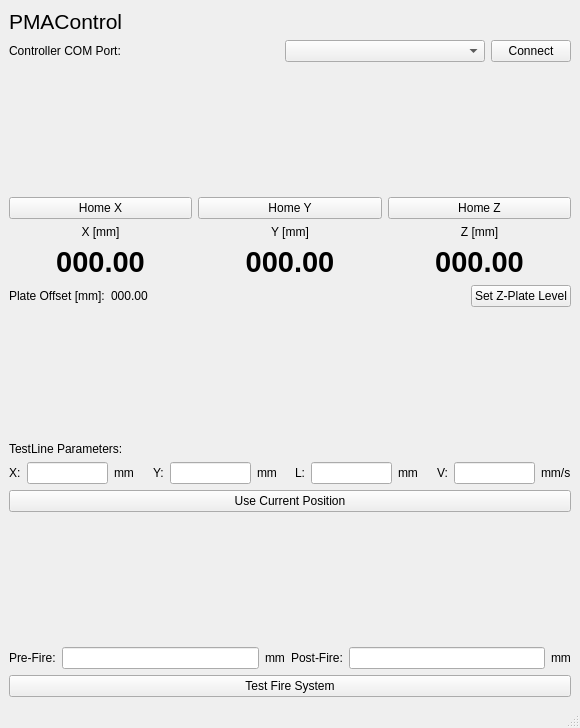
<?xml version="1.0" encoding="UTF-8"?>
<ui version="4.0">
 <class>MainWindow</class>
 <widget class="QMainWindow" name="MainWindow">
  <property name="geometry">
   <rect>
    <x>0</x>
    <y>0</y>
    <width>580</width>
    <height>728</height>
   </rect>
  </property>
  <property name="windowTitle">
   <string>PMAControl</string>
  </property>
  <widget class="QWidget" name="centralwidget">
   <layout class="QVBoxLayout" name="verticalLayout_2">
    <item>
     <layout class="QVBoxLayout" name="verticalLayout">
      <item>
       <widget class="QLabel" name="label">
        <property name="font">
         <font>
          <pointsize>16</pointsize>
         </font>
        </property>
        <property name="text">
         <string>PMAControl</string>
        </property>
        <property name="alignment">
         <set>Qt::AlignLeading|Qt::AlignLeft|Qt::AlignTop</set>
        </property>
        <property name="margin">
         <number>5</number>
        </property>
       </widget>
      </item>
      <item>
       <layout class="QHBoxLayout" name="horizontalLayout">
        <item>
         <widget class="QLabel" name="label_2">
          <property name="text">
           <string>Controller COM Port:</string>
          </property>
         </widget>
        </item>
        <item>
         <spacer name="horizontalSpacer">
          <property name="orientation">
           <enum>Qt::Horizontal</enum>
          </property>
          <property name="sizeHint" stdset="0">
           <size>
            <width>40</width>
            <height>20</height>
           </size>
          </property>
         </spacer>
        </item>
        <item>
         <widget class="QComboBox" name="serial_port_combo">
          <property name="minimumSize">
           <size>
            <width>200</width>
            <height>0</height>
           </size>
          </property>
         </widget>
        </item>
        <item>
         <widget class="QPushButton" name="connect_controller_button">
          <property name="text">
           <string>Connect</string>
          </property>
         </widget>
        </item>
       </layout>
      </item>
      <item>
       <spacer name="verticalSpacer_2">
        <property name="orientation">
         <enum>Qt::Vertical</enum>
        </property>
        <property name="sizeHint" stdset="0">
         <size>
          <width>20</width>
          <height>40</height>
         </size>
        </property>
       </spacer>
      </item>
      <item>
       <layout class="QHBoxLayout" name="horizontalLayout_3">
        <item>
         <widget class="QPushButton" name="home_x_button">
          <property name="text">
           <string>Home X</string>
          </property>
         </widget>
        </item>
        <item>
         <widget class="QPushButton" name="home_y_button">
          <property name="text">
           <string>Home Y</string>
          </property>
         </widget>
        </item>
        <item>
         <widget class="QPushButton" name="home_z_button">
          <property name="text">
           <string>Home Z</string>
          </property>
         </widget>
        </item>
       </layout>
      </item>
      <item>
       <layout class="QHBoxLayout" name="horizontalLayout_4">
        <item>
         <layout class="QVBoxLayout" name="verticalLayout_3">
          <item>
           <widget class="QLabel" name="label_3">
            <property name="text">
             <string>X [mm]</string>
            </property>
            <property name="alignment">
             <set>Qt::AlignCenter</set>
            </property>
           </widget>
          </item>
          <item>
           <widget class="QLabel" name="x_position_label">
            <property name="font">
             <font>
              <pointsize>22</pointsize>
              <weight>75</weight>
              <bold>true</bold>
             </font>
            </property>
            <property name="text">
             <string>000.00</string>
            </property>
            <property name="alignment">
             <set>Qt::AlignCenter</set>
            </property>
           </widget>
          </item>
         </layout>
        </item>
        <item>
         <layout class="QVBoxLayout" name="verticalLayout_4">
          <item>
           <widget class="QLabel" name="label_5">
            <property name="text">
             <string>Y [mm]</string>
            </property>
            <property name="alignment">
             <set>Qt::AlignCenter</set>
            </property>
           </widget>
          </item>
          <item>
           <widget class="QLabel" name="y_position_label">
            <property name="font">
             <font>
              <pointsize>22</pointsize>
              <weight>75</weight>
              <bold>true</bold>
             </font>
            </property>
            <property name="text">
             <string>000.00</string>
            </property>
            <property name="alignment">
             <set>Qt::AlignCenter</set>
            </property>
           </widget>
          </item>
         </layout>
        </item>
        <item>
         <layout class="QVBoxLayout" name="verticalLayout_5">
          <item>
           <widget class="QLabel" name="label_7">
            <property name="text">
             <string>Z [mm]</string>
            </property>
            <property name="alignment">
             <set>Qt::AlignCenter</set>
            </property>
           </widget>
          </item>
          <item>
           <widget class="QLabel" name="z_position_label">
            <property name="font">
             <font>
              <pointsize>22</pointsize>
              <weight>75</weight>
              <bold>true</bold>
             </font>
            </property>
            <property name="text">
             <string>000.00</string>
            </property>
            <property name="alignment">
             <set>Qt::AlignCenter</set>
            </property>
           </widget>
          </item>
         </layout>
        </item>
       </layout>
      </item>
      <item>
       <layout class="QHBoxLayout" name="horizontalLayout_5">
        <item>
         <widget class="QLabel" name="label_4">
          <property name="text">
           <string>Plate Offset [mm]:</string>
          </property>
         </widget>
        </item>
        <item>
         <widget class="QLabel" name="z_offset_label">
          <property name="text">
           <string>000.00</string>
          </property>
         </widget>
        </item>
        <item>
         <spacer name="horizontalSpacer_2">
          <property name="orientation">
           <enum>Qt::Horizontal</enum>
          </property>
          <property name="sizeHint" stdset="0">
           <size>
            <width>40</width>
            <height>20</height>
           </size>
          </property>
         </spacer>
        </item>
        <item>
         <widget class="QPushButton" name="set_z_level_button">
          <property name="text">
           <string>Set Z-Plate Level</string>
          </property>
         </widget>
        </item>
       </layout>
      </item>
      <item>
       <spacer name="verticalSpacer_3">
        <property name="orientation">
         <enum>Qt::Vertical</enum>
        </property>
        <property name="sizeHint" stdset="0">
         <size>
          <width>20</width>
          <height>40</height>
         </size>
        </property>
       </spacer>
      </item>
      <item>
       <widget class="QLabel" name="label_12">
        <property name="text">
         <string>TestLine Parameters:</string>
        </property>
        <property name="alignment">
         <set>Qt::AlignBottom|Qt::AlignLeading|Qt::AlignLeft</set>
        </property>
       </widget>
      </item>
      <item>
       <layout class="QHBoxLayout" name="horizontalLayout_6">
        <item>
         <widget class="QLabel" name="label_8">
          <property name="text">
           <string>X:</string>
          </property>
         </widget>
        </item>
        <item>
         <widget class="QLineEdit" name="x_origin_le"/>
        </item>
        <item>
         <widget class="QLabel" name="label_16">
          <property name="text">
           <string>mm</string>
          </property>
         </widget>
        </item>
        <item>
         <spacer name="horizontalSpacer_3">
          <property name="orientation">
           <enum>Qt::Horizontal</enum>
          </property>
          <property name="sizeHint" stdset="0">
           <size>
            <width>40</width>
            <height>20</height>
           </size>
          </property>
         </spacer>
        </item>
        <item>
         <widget class="QLabel" name="label_9">
          <property name="text">
           <string>Y:</string>
          </property>
         </widget>
        </item>
        <item>
         <widget class="QLineEdit" name="y_origin_le"/>
        </item>
        <item>
         <widget class="QLabel" name="label_17">
          <property name="text">
           <string>mm</string>
          </property>
         </widget>
        </item>
        <item>
         <spacer name="horizontalSpacer_4">
          <property name="orientation">
           <enum>Qt::Horizontal</enum>
          </property>
          <property name="sizeHint" stdset="0">
           <size>
            <width>40</width>
            <height>20</height>
           </size>
          </property>
         </spacer>
        </item>
        <item>
         <widget class="QLabel" name="label_10">
          <property name="text">
           <string>L:</string>
          </property>
         </widget>
        </item>
        <item>
         <widget class="QLineEdit" name="test_length_le"/>
        </item>
        <item>
         <widget class="QLabel" name="label_25">
          <property name="text">
           <string>mm</string>
          </property>
         </widget>
        </item>
        <item>
         <spacer name="horizontalSpacer_5">
          <property name="orientation">
           <enum>Qt::Horizontal</enum>
          </property>
          <property name="sizeHint" stdset="0">
           <size>
            <width>40</width>
            <height>20</height>
           </size>
          </property>
         </spacer>
        </item>
        <item>
         <widget class="QLabel" name="label_11">
          <property name="text">
           <string>V:</string>
          </property>
         </widget>
        </item>
        <item>
         <widget class="QLineEdit" name="velocity_le"/>
        </item>
        <item>
         <widget class="QLabel" name="label_13">
          <property name="text">
           <string>mm/s</string>
          </property>
         </widget>
        </item>
       </layout>
      </item>
      <item>
       <layout class="QHBoxLayout" name="horizontalLayout_7">
        <item>
         <widget class="QPushButton" name="pushButton_2">
          <property name="text">
           <string>Use Current Position</string>
          </property>
         </widget>
        </item>
       </layout>
      </item>
      <item>
       <spacer name="verticalSpacer">
        <property name="orientation">
         <enum>Qt::Vertical</enum>
        </property>
        <property name="sizeHint" stdset="0">
         <size>
          <width>20</width>
          <height>40</height>
         </size>
        </property>
       </spacer>
      </item>
      <item>
       <layout class="QHBoxLayout" name="horizontalLayout_8">
        <item>
         <widget class="QLabel" name="label_14">
          <property name="text">
           <string>Pre-Fire:</string>
          </property>
         </widget>
        </item>
        <item>
         <widget class="QLineEdit" name="prefire_le"/>
        </item>
        <item>
         <widget class="QLabel" name="label_26">
          <property name="text">
           <string>mm</string>
          </property>
         </widget>
        </item>
        <item>
         <layout class="QHBoxLayout" name="horizontalLayout_10"/>
        </item>
        <item>
         <widget class="QLabel" name="label_15">
          <property name="text">
           <string>Post-Fire:</string>
          </property>
         </widget>
        </item>
        <item>
         <widget class="QLineEdit" name="postfire_le"/>
        </item>
        <item>
         <widget class="QLabel" name="label_27">
          <property name="text">
           <string>mm</string>
          </property>
         </widget>
        </item>
       </layout>
      </item>
      <item>
       <widget class="QPushButton" name="run_test_button">
        <property name="text">
         <string>Test Fire System</string>
        </property>
       </widget>
      </item>
     </layout>
    </item>
   </layout>
  </widget>
  <widget class="QMenuBar" name="menubar">
   <property name="geometry">
    <rect>
     <x>0</x>
     <y>0</y>
     <width>580</width>
     <height>21</height>
    </rect>
   </property>
  </widget>
  <widget class="QStatusBar" name="statusbar"/>
 </widget>
 <resources/>
 <connections/>
</ui>
